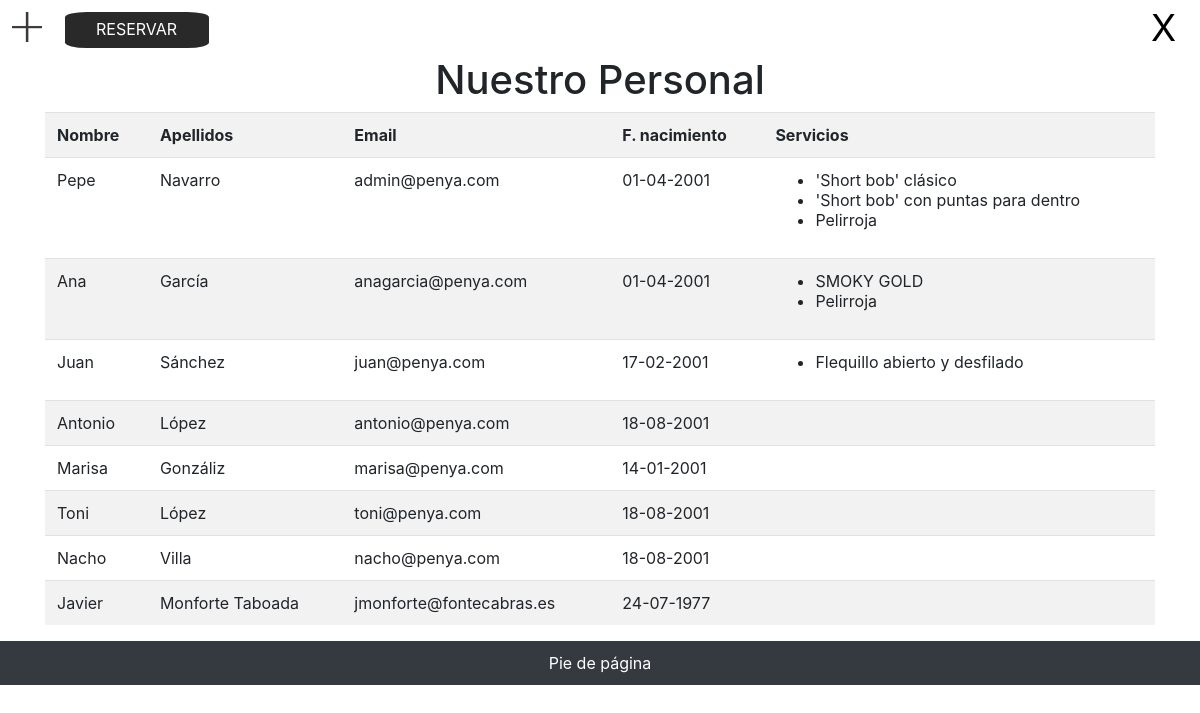
The page /home/peluqueros on the database its author committed.
### tables this page shows
CREATE TABLE `users` (
  `id` int(11) NOT NULL,
  `nombre` varchar(50) DEFAULT NULL,
  `apellido` varchar(50) DEFAULT NULL,
  `email` varchar(100) DEFAULT NULL,
  `fechaNacimiento` date DEFAULT NULL,
  `password` varchar(255) DEFAULT NULL,
  `active` tinyint(1) DEFAULT '0',
  `admin` tinyint(1) DEFAULT '0'
);

CREATE TABLE `user_servicio` (
  `user_id` int(11) NOT NULL,
  `servicio_id` int(11) NOT NULL
);

CREATE TABLE `servicios` (
  `idservicio` int(11) NOT NULL,
  `servicio` varchar(50) DEFAULT NULL,
  `descripcion` varchar(100) DEFAULT NULL,
  `tipoServicio` int(11) DEFAULT NULL,
  `precio` double NOT NULL,
  `genero` varchar(50) DEFAULT NULL,
  `tiempo` int(11) DEFAULT NULL
);

### app/controllers/HomeController.php (called while the page is built, shortened)
<?php
class HomeController
{
    public function peluqueros()
    {
        require_once "app/models/User.php";
        $users = User::all();
        require("app/views/web/peluqueros.php");
    }
}

### index.php (called while the page is built, shortened)
<?php
$app = new \Core\App();

### app/models/User.php (called while the page is built, shortened)
<?php
class User extends Model
{
    public function __construct()
    {
        $this->fechaNacimiento = DateTime::createFromFormat('Y-m-d', $this->fechaNacimiento);
    }
    public static function all(){
        $db = User::db();
        $sql = "SELECT * FROM users";
        $statement = $db->query($sql);
        $users = $statement->fetchAll(PDO::FETCH_CLASS, User::class);
        return $users;
    }
    public function lista()
    {
        $db = UserServicio::db();
        $stmt = $db->prepare('SELECT * FROM user_servicio WHERE user_id = :user_id');
        $stmt->execute(array(':user_id' => $this->id));
        $stmt->setFetchMode(PDO::FETCH_CLASS, UserServicio::class);
        $userServicio = $stmt->fetchAll(PDO::FETCH_CLASS, UserServicio::class);
        return $userServicio;
    }
}

### app/models/UserServicio.php (called while the page is built, shortened)
<?php
class UserServicio extends Model
{
    public function typeServicio()
    {
        $db = Servicio::db();
        $statement = $db->prepare('SELECT * FROM servicios WHERE idservicio = :id');
        $statement->bindValue(':id', $this->servicio_id);
        $statement->execute();
        $statement->setFetchMode(PDO::FETCH_CLASS, Servicio::class);
        $userServicio = $statement->fetch(PDO::FETCH_CLASS);
        return $userServicio;
    }
    public function __get($atributoDesconocido)
    {
        if (method_exists($this, $atributoDesconocido)) {
            $this->$atributoDesconocido = $this->$atributoDesconocido();
            return $this->$atributoDesconocido;
        }
    }
}

### app/views/web/peluqueros.php (the view, shortened to what this page needs)
<head>
  <?php require "app/views/parts/users.php" ?>
</head>
<body>
  <?php require "app/views/web/header.php" ?>
  <main role="main" class="container">
    <div class="starter-template">
      <h1>Nuestro Personal</h1>
      <table class="table table-striped table-hover">
        <tr>
          <th>Nombre</th>
          <th>Apellidos</th>
          <th>Email</th>
          <th>F. nacimiento</th>
          <th>Servicios</th>
        </tr>
        <?php foreach ($users as $key => $user) { ?>
          <tr>
            <td><?php echo $user->nombre ?></td>
            <td><?php echo $user->apellido ?></td>
            <td><?php echo $user->email ?></td>
            <td><?php echo $user->fechaNacimiento ? $user->fechaNacimiento->format('d-m-Y') : 'nonato' ?></td>
            <td><?php
                echo "<ul>";
                foreach ($user->lista() as $key => $value) {
                  echo "<li>";
                  echo $value->typeServicio->servicio;
                  echo "</li>";
                }
                echo "</ul>";
                ?></td>
          </tr>
        <?php } ?>
      </table>
    </div>
  </main>
  <?php require "app/views/parts/footer.php" ?>
</body>
</html>

### app/css/peluqueros.css (style rules this page uses)
h1 { text-align: center; }
.starter-template { padding-top: 7vh; }

### rows shown on the page
users: nombre "Pepe", apellido "Navarro", email "admin@penya.com", fechaNacimiento "01-04-2001"
user_servicio: servicio.servicio "'Short bob' clásico"
user_servicio: servicio.servicio "'Short bob' con puntas para dentro"
user_servicio: servicio.servicio "Pelirroja"
users: nombre "Ana", apellido "Garcí­a", email "anagarcia@penya.com", fechaNacimiento "01-04-2001"
user_servicio: servicio.servicio "SMOKY GOLD"
user_servicio: servicio.servicio "Pelirroja"
users: nombre "Juan", apellido "Sánchez", email "juan@penya.com", fechaNacimiento "17-02-2001"
user_servicio: servicio.servicio "Flequillo abierto y desfilado"
users: nombre "Antonio", apellido "López", email "antonio@penya.com", fechaNacimiento "18-08-2001"
users: nombre "Marisa", apellido "Gonzáliz", email "marisa@penya.com", fechaNacimiento "14-01-2001"
users: nombre "Toni", apellido "López", email "toni@penya.com", fechaNacimiento "18-08-2001"
users: nombre "Nacho", apellido "Villa", email "nacho@penya.com", fechaNacimiento "18-08-2001"
users: nombre "Javier", apellido "Monforte Taboada", email "jmonforte@fontecabras.es", fechaNacimiento "24-07-1977"
